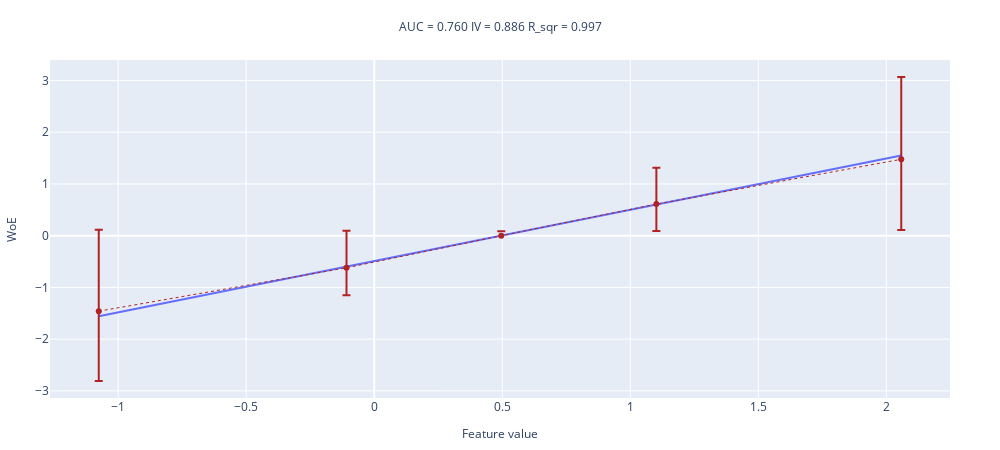

This figure's notebook cell:
### Code cell
# запустите после того, как реализуете все функции 
woe_line(values=x, target=y, n_buckets=5)

### Figure 1 — Plotly figure (JSON) as saved in the notebook; plotly's stock layout.template omitted (floating-point values rounded to 4 significant figures)
{"data": [{"mode": "lines", "name": "interpolation_line", "showlegend": false, "type": "scatter", "x": [-1.076, -0.1082, 0.4962, 1.102, 2.058], "y": [-1.557, -0.5979, 0.001134, 0.6013, 1.549]}, {"error_y": {"array": [-1.351, -0.5305, 0.08771, 0.7034, 1.593], "arrayminus": [-1.576, -0.7145, -0.08771, 0.5197, 1.367], "symmetric": false, "type": "data"}, "line": {"color": "firebrick", "dash": "dot", "width": 1}, "name": "WoE", "showlegend": false, "type": "scatter", "x": [-1.076, -0.1082, 0.4962, 1.102, 2.058], "y": [-1.46, -0.6212, 0, 0.6103, 1.476]}], "layout": {"height": 450, "margin": {"b": 50, "l": 50, "r": 50, "t": 60}, "title": {"font": {"size": 12}, "text": "AUC = 0.760 IV = 0.886 R_sqr = 0.997 ", "x": 0.5, "xanchor": "center", "y": 0.95, "yanchor": "top"}, "width": 1000, "xaxis": {"title": {"font": {"size": 12}, "text": "Feature value"}}, "yaxis": {"title": {"font": {"size": 12}, "text": "WoE"}}}}
